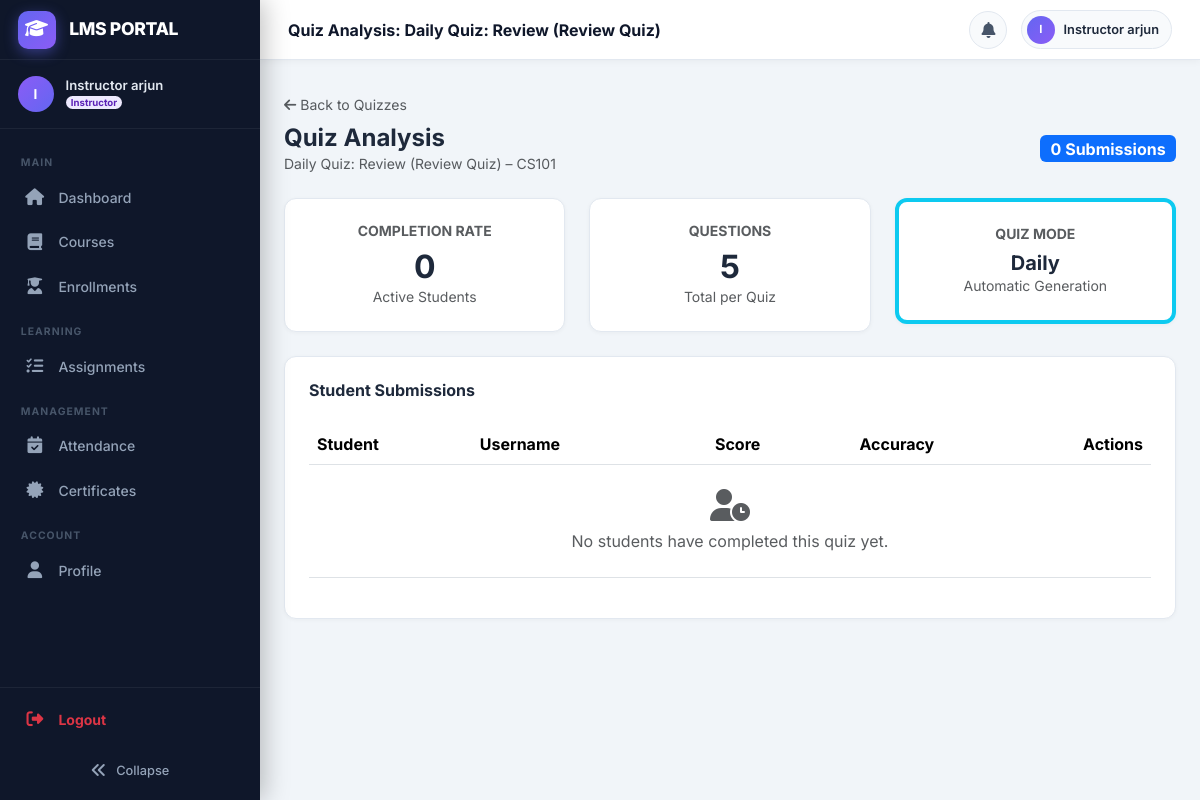
Page /quizzes/9/results/ (signed in) on the committed database.
### users/models.py (models this page shows, shortened)
class CustomUser(AbstractUser):
    class Role(models.TextChoices):
        ADMIN = 'admin', 'Admin'
        INSTRUCTOR = 'instructor', 'Instructor'
        STUDENT = 'student', 'Student'
    role = models.CharField(
        max_length=20,
        choices=Role.choices,
        default=Role.STUDENT,
    )
    phone = models.CharField(max_length=20, blank=True)
    profile_picture = models.ImageField(
        upload_to='profile_pictures/', blank=True, null=True
    )
    bio = models.TextField(blank=True)
    date_of_birth = models.DateField(null=True, blank=True)
    otp = models.CharField(max_length=6, blank=True, null=True)
    otp_expiry = models.DateTimeField(null=True, blank=True)
    class Meta:
        verbose_name = 'User'
        verbose_name_plural = 'Users'
    @property
    def is_admin_role(self):
        return self.role == self.Role.ADMIN
    @property
    def is_student(self):
        return self.role == self.Role.STUDENT

### quizzes/models.py (models this page shows, shortened)
class Quiz(models.Model):
    course = models.ForeignKey(Course, on_delete=models.CASCADE, related_name='quizzes')
    batch = models.ForeignKey(
        'courses.Batch', on_delete=models.CASCADE, related_name='quizzes',
        null=True, blank=True,
        help_text='Leave blank to make available to all batches of this course.'
    )
    lesson = models.ForeignKey(Lesson, on_delete=models.CASCADE, related_name='quizzes', null=True, blank=True)
    title = models.CharField(max_length=200)
    created_at = models.DateTimeField(auto_now_add=True)
    is_published = models.BooleanField(default=False)
    is_daily = models.BooleanField(default=False)
    is_revision = models.BooleanField(default=False)

### courses/models.py (models this page shows, shortened)
class Course(models.Model):
    class Status(models.TextChoices):
        ACTIVE = 'active', 'Active'
        INACTIVE = 'inactive', 'Inactive'
        ARCHIVED = 'archived', 'Archived'
    title = models.CharField(max_length=200)
    code = models.CharField(max_length=20, unique=True)
    description = models.TextField(blank=True)
    instructor = models.ForeignKey(
        settings.AUTH_USER_MODEL,
        on_delete=models.SET_NULL,
        null=True,
        related_name='courses_teaching',
        limit_choices_to={'role__in': ['instructor', 'admin']},
    )
    status = models.CharField(max_length=20, choices=Status.choices, default=Status.ACTIVE)
    thumbnail = models.ImageField(upload_to='course_thumbnails/', blank=True, null=True)
    credits = models.PositiveSmallIntegerField(default=3)
    price = models.DecimalField(max_digits=10, decimal_places=2, default=0.00)
    auto_revision_enabled = models.BooleanField(default=True)
    created_at = models.DateTimeField(auto_now_add=True)
    updated_at = models.DateTimeField(auto_now=True)
    class Meta:
        ordering = ['-created_at']

### quizzes/views.py (the view)
# urls.py: path('<int:quiz_id>/results/', views.quiz_results, name='results'),
@login_required
def quiz_results(request, quiz_id):
    quiz = get_object_or_404(Quiz, id=quiz_id)
    if request.user.is_student:
        answers = StudentAnswer.objects.filter(student=request.user, question__quiz=quiz).select_related('question')
        if not answers:
            messages.error(request, "You have not taken this quiz yet.")
            return redirect('quizzes:take', quiz_id=quiz.id)
        total = answers.count()
        correct = answers.filter(is_correct=True).count()
        return render(request, 'quizzes/quiz_results.html', {
            'quiz': quiz,
            'answers': answers,
            'score': correct,
            'total': total,
            'percentage': round((correct/total)*100) if total else 0
        })
    else:
        from django.db.models import Count, Avg, Case, When, FloatField
        student_results = StudentAnswer.objects.filter(question__quiz=quiz).values(
            'student__id',
            'student__username',
            'student__first_name',
            'student__last_name'
        ).annotate(
            total_questions=Count('id'),
            correct_answers=Count('id', filter=Q(is_correct=True)),
            score=Avg(
                Case(
                    When(is_correct=True, then=100.0),
                    default=0.0,
                    output_field=FloatField()
                )
            )
        ).order_by('-correct_answers')
        return render(request, 'quizzes/instructor_quiz_results.html', {
            'quiz': quiz,
            'student_results': student_results,
            'total_questions': quiz.questions.count()
        })

### templates/quizzes/instructor_quiz_results.html (shortened to what this page needs)
{% extends 'base.html' %}
{% block content %}
<div class="mb-4">
    <a href="{% url 'quizzes:list' quiz.course.id %}" class="text-muted small text-decoration-none">
        <i class="fas fa-arrow-left me-1"></i>Back to Quizzes
    </a>
    <div class="d-flex justify-content-between align-items-center mt-2">
        <div>
            <h4 class="fw-bold mb-0">Quiz Analysis</h4>
            <p class="text-muted small mb-0">{{ quiz.title }} &ndash; {{ quiz.course.code }}</p>
        </div>
        <div class="badge bg-primary fs-6">{{ student_results|length }} Submissions</div>
    </div>
</div>
<div class="row g-4">
    <div class="col-md-4">
        <div class="page-card text-center py-4">
            <h6 class="text-muted small text-uppercase fw-bold mb-2">Completion Rate</h6>
            <h2 class="fw-bold mb-0">{{ student_results|length }}</h2>
            <p class="text-muted small mb-0">Active Students</p>
        </div>
    </div>
    <div class="col-md-4">
        <div class="page-card text-center py-4">
            <h6 class="text-muted small text-uppercase fw-bold mb-2">Questions</h6>
            <h2 class="fw-bold mb-0">{{ total_questions }}</h2>
            <p class="text-muted small mb-0">Total per Quiz</p>
        </div>
    </div>
    <div class="col-md-4">
        <div class="page-card text-center py-4 border-top border-4 border-info">
            <h6 class="text-muted small text-uppercase fw-bold mb-2">Quiz Mode</h6>
            <h5 class="fw-bold mb-0">
                {% if quiz.is_revision %}Revision{% elif quiz.is_daily %}Daily{% else %}Standard AI Quiz{% endif %}
            </h5>
            <p class="text-muted small mb-0">Automatic Generation</p>
        </div>
    </div>
    <div class="col-12">
        <div class="page-card">
            <h6 class="fw-bold mb-4">Student Submissions</h6>
            <div class="table-responsive">
                <table class="table table-hover align-middle">
                    <thead class="bg-light">
                        <tr>
                            <th>Student</th>
                            <th>Username</th>
                            <th class="text-center">Score</th>
                            <th class="text-center">Accuracy</th>
                            <th class="text-end">Actions</th>
                        </tr>
                    </thead>
                    <tbody>
                        {% for res in student_results %}
                        <tr>
                            <td>
                                <div class="fw-semibold">
                                    {{ res.student__first_name }} {{ res.student__last_name }}
                                    {% if not res.student__first_name and not res.student__last_name %}N/A{% endif %}
                                </div>
                            </td>
                            <td><code class="text-primary">{{ res.student__username }}</code></td>
                            <td class="text-center">
                                <span class="fw-bold">{{ res.correct_answers }}</span> / {{ total_questions }}
                            </td>
                            <td class="text-center">
                                <div class="d-flex align-items-center justify-content-center gap-2">
                                    <div class="progress flex-grow-1" style="height: 6px; width: 60px;">
                                        <div class="progress-bar {% if res.score >= 80 %}bg-success{% elif res.score >= 50 %}bg-warning{% else %}bg-danger{% endif %}"
                                             style="width: {{ res.score }}%;"></div>
                                    </div>
                                    <span class="small fw-bold">{{ res.score|floatformat:0 }}%</span>
                                </div>
                            </td>
                            <td class="text-end">
                                <button class="btn btn-sm btn-outline-primary shadow-sm" title="Detailed View Unavailable" disabled>
                                    <i class="fas fa-search"></i>
                                </button>
                            </td>
                        </tr>
                        {% empty %}
                        <tr>
                            <td colspan="5" class="text-center text-muted py-4">
                                <i class="fas fa-user-clock fs-2 mb-2 d-block"></i>
                                No students have completed this quiz yet.
                            </td>
                        </tr>
                        {% endfor %}
                    </tbody>
                </table>
            </div>
        </div>
    </div>
</div>
{% endblock %}

### templates/base.html (shortened to what this page needs)
<!DOCTYPE html>
<html lang="en">
<head>
  <link href="https://cdn.jsdelivr.net/npm/bootstrap@5.3.2/dist/css/bootstrap.min.css" rel="stylesheet" />
  <link href="https://cdn.jsdelivr.net/npm/bootstrap-icons@1.11.3/font/bootstrap-icons.css" rel="stylesheet" />
  <link rel="stylesheet" href="https://cdnjs.cloudflare.com/ajax/libs/font-awesome/6.5.0/css/all.min.css">
</head>
<body>
  {% if user.is_authenticated %}
  <nav class="sidebar" id="sidebar" role="navigation" aria-label="Main navigation">
    <a href="{% url 'users:dashboard' %}" class="sidebar-brand" tabindex="0">
      <div class="sidebar-brand-icon">
        <i class="fas fa-graduation-cap"></i>
      </div>
      <span class="sidebar-brand-text">LMS PORTAL</span>
    </a>
    <div class="sidebar-user">
      <div class="sidebar-user-avatar">
        {{ user.first_name|first|upper|default:user.username|first|upper }}
      </div>
      <div class="sidebar-user-info">
        <div class="sidebar-user-name">{{ user.get_full_name|default:user.username }}</div>
        <div class="sidebar-user-role">
          <span class="badge badge-role-{{ user.role }} rounded-pill" style="font-size:.6rem;padding:.2em .55em;">
            {{ user.get_role_display }}
          </span>
        </div>
      </div>
    </div>
    <div class="sidebar-content">
      <ul style="list-style:none;padding:0;margin:0;">
        <li class="sidebar-section">Main</li>
        <li class="sidebar-item">
          <a href="{% url 'users:dashboard' %}"
            class="sidebar-link {% if request.resolver_match.url_name == 'dashboard' %}sidebar-active{% endif %}"
            data-tooltip="Dashboard">
            <i class="fas fa-home sidebar-icon"></i>
            <span class="sidebar-label">Dashboard</span>
          </a>
        </li>
        <li class="sidebar-item">
          <a href="{% url 'courses:list' %}"
            class="sidebar-link {% if 'courses' in request.path and 'assignments' not in request.path %}sidebar-active{% endif %}"
            data-tooltip="Courses">
            <i class="fas fa-book sidebar-icon"></i>
            <span class="sidebar-label">Courses</span>
          </a>
        </li>
        <li class="sidebar-item">
          <a href="{% url 'enrollments:list' %}"
            class="sidebar-link {% if 'enrollments' in request.path %}sidebar-active{% endif %}"
            data-tooltip="Enrollments">
            <i class="fas fa-user-graduate sidebar-icon"></i>
            <span class="sidebar-label">Enrollments</span>
          </a>
        </li>
        <li class="sidebar-section">Learning</li>
        {% if user.role == 'instructor' or user.is_admin_role or user.is_superuser %}
        <li class="sidebar-item">
          <a href="{% url 'assignments:instructor_dashboard' %}"
            class="sidebar-link {% if 'assignments' in request.path %}sidebar-active{% endif %}"
            data-tooltip="Assignments">
            <i class="fas fa-tasks sidebar-icon"></i>
            <span class="sidebar-label">Assignments</span>
          </a>
        </li>
        {% endif %}
        {% if not user.is_student %}
        <li class="sidebar-section">Management</li>
        <li class="sidebar-item">
          <a href="{% url 'attendance:manage' %}"
            class="sidebar-link {% if 'attendance' in request.path %}sidebar-active{% endif %}"
            data-tooltip="Attendance">
            <i class="fas fa-calendar-check sidebar-icon"></i>
            <span class="sidebar-label">Attendance</span>
          </a>
        </li>
        <li class="sidebar-item">
          <a href="{% url 'certificates:list' %}"
            class="sidebar-link {% if 'certificates' in request.path %}sidebar-active{% endif %}"
            data-tooltip="Certificates">
            <i class="fas fa-certificate sidebar-icon"></i>
            <span class="sidebar-label">Certificates</span>
          </a>
        </li>
        {% endif %}
        <li class="sidebar-section">Account</li>
        <li class="sidebar-item">
          <a href="{% url 'users:profile' %}"
            class="sidebar-link {% if request.resolver_match.url_name == 'profile' %}sidebar-active{% endif %}"
            data-tooltip="Profile">
            <i class="fas fa-user sidebar-icon"></i>
            <span class="sidebar-label">Profile</span>
          </a>
        </li>
      </ul>
    </div>
    <div class="sidebar-footer">
      {% if request.user.is_authenticated %}
      <ul style="list-style:none;padding:0;margin:0 0 10px 0;">
        <li class="sidebar-item" style="padding:0;">
          <a href="{% url 'users:logout' %}" class="sidebar-link logout-link text-danger" data-tooltip="Logout">
            <i class="fas fa-sign-out-alt sidebar-icon text-danger"></i>
            <span class="sidebar-label fw-bold">Logout</span>
          </a>
        </li>
      </ul>
      {% endif %}
      <button id="sidebarCollapseBtn" title="Toggle sidebar">
        <i class="fas fa-angle-double-left"></i>
        <span class="sidebar-collapse-label">Collapse</span>
      </button>
    </div>
  </nav>
  <div id="main">
    <header id="topbar">
      <div class="topbar-left">
        <span class="topbar-title d-none d-md-block" id="topbarTitle"></span>
      </div>
      <div class="topbar-right">
        <div class="dropdown" id="notificationDropdown">
          <button class="notif-btn" type="button" data-bs-toggle="dropdown" aria-expanded="false"
            aria-label="Notifications">
            <i class="fas fa-bell"></i>
          </button>
        </div>
        <a href="{% url 'users:profile' %}" class="user-chip" title="My Profile">
          <div class="user-chip-avatar">
            {{ user.first_name|first|upper|default:user.username|first|upper }}
          </div>
          <span class="user-chip-name d-none d-sm-block">{{ user.get_full_name|default:user.username }}</span>
        </a>
      </div>
    </header>
    <div class="container-fluid px-4 pt-3">
    </div>
    <div class="container-fluid px-4 py-3 flex-grow-1">
      {% endif %}
      {% block content %}{% endblock %}
      {% if user.is_authenticated %}
    </div>
  </div>
  {% else %}
    {% if not no_container %}</div>{% endif %}
  {% endif %}
</body>
</html>

### rows in the picture
CustomUser: first_name|first "I", get_full_name "Instructor arjun", role "Instructor"
Quiz: title "Daily Quiz: Review (Review Quiz)", course.code "CS101"

### other values in the picture
{{ student_results|length }} "0"
{{ total_questions }} "5"
